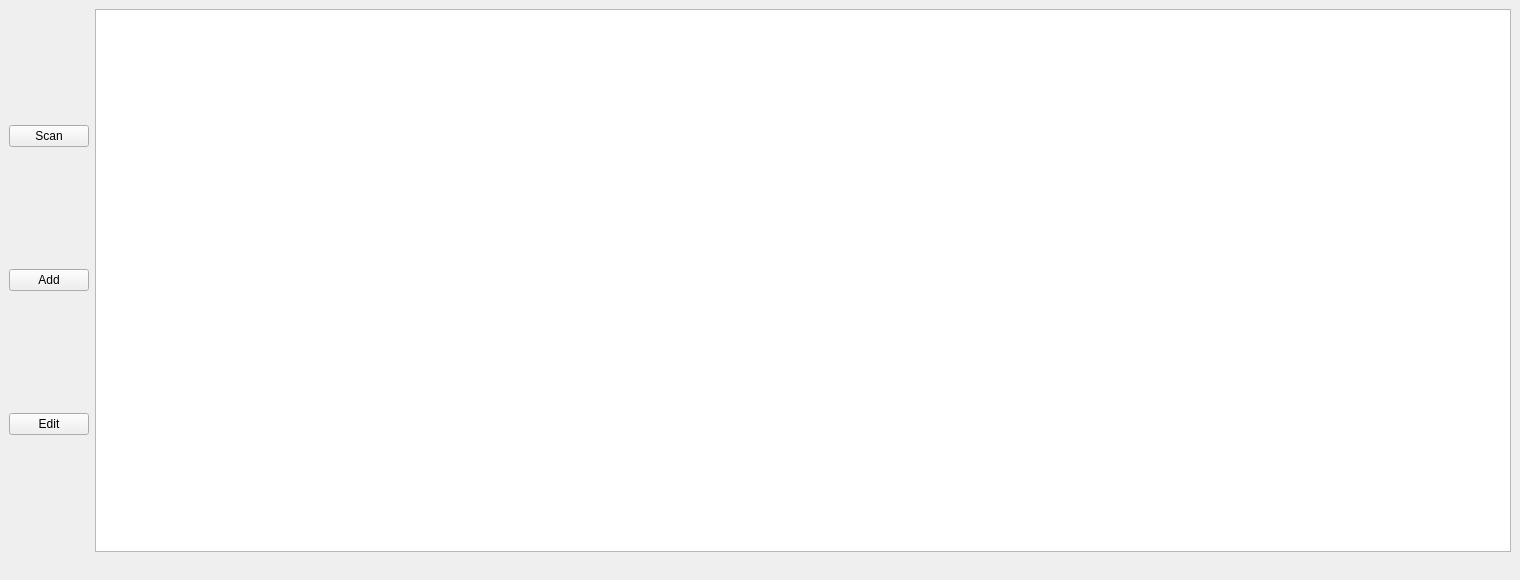
<?xml version="1.0" encoding="UTF-8"?>
<ui version="4.0">
 <class>MainWindow</class>
 <widget class="QMainWindow" name="MainWindow">
  <property name="geometry">
   <rect>
    <x>0</x>
    <y>0</y>
    <width>1520</width>
    <height>580</height>
   </rect>
  </property>
  <property name="sizePolicy">
   <sizepolicy hsizetype="Fixed" vsizetype="Fixed">
    <horstretch>0</horstretch>
    <verstretch>0</verstretch>
   </sizepolicy>
  </property>
  <property name="minimumSize">
   <size>
    <width>1520</width>
    <height>580</height>
   </size>
  </property>
  <property name="maximumSize">
   <size>
    <width>1520</width>
    <height>580</height>
   </size>
  </property>
  <property name="windowTitle">
   <string>qAnime2</string>
  </property>
  <widget class="QWidget" name="central_widget">
   <layout class="QHBoxLayout" name="horizontalLayout">
    <item>
     <layout class="QVBoxLayout" name="vlayout_buttons">
      <item>
       <widget class="QPushButton" name="button_scan">
        <property name="text">
         <string>Scan</string>
        </property>
       </widget>
      </item>
      <item>
       <widget class="QPushButton" name="button_add">
        <property name="text">
         <string>Add</string>
        </property>
       </widget>
      </item>
      <item>
       <widget class="QPushButton" name="button_edit">
        <property name="text">
         <string>Edit</string>
        </property>
       </widget>
      </item>
      <item>
       <layout class="QVBoxLayout" name="vlayout_spacer">
        <property name="sizeConstraint">
         <enum>QLayout::SetDefaultConstraint</enum>
        </property>
       </layout>
      </item>
     </layout>
    </item>
    <item>
     <widget class="QTableWidget" name="table"/>
    </item>
   </layout>
  </widget>
  <widget class="QMenuBar" name="menubar">
   <property name="geometry">
    <rect>
     <x>0</x>
     <y>0</y>
     <width>1520</width>
     <height>21</height>
    </rect>
   </property>
  </widget>
  <widget class="QStatusBar" name="statusbar">
   <property name="sizeGripEnabled">
    <bool>false</bool>
   </property>
  </widget>
 </widget>
 <resources/>
 <connections/>
</ui>
